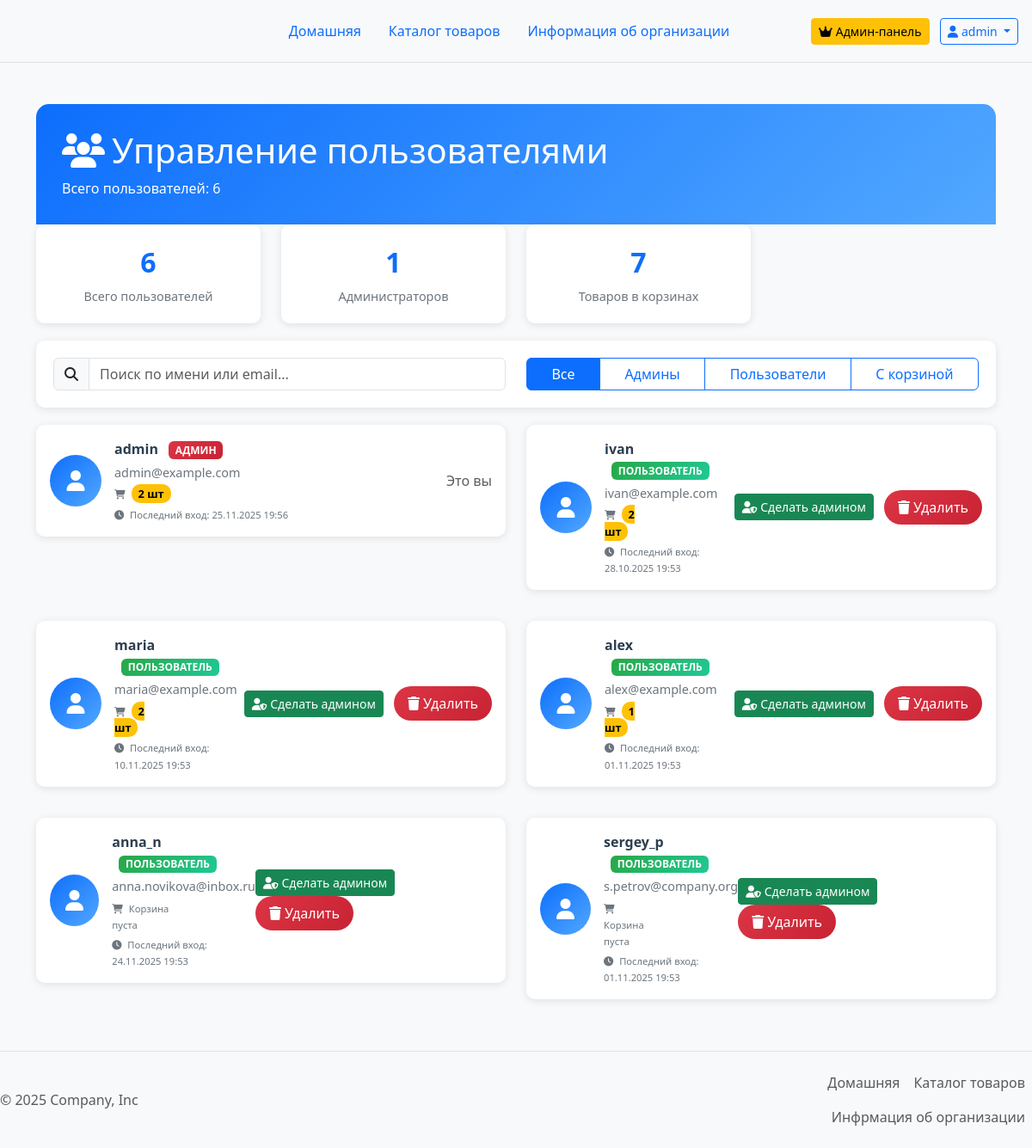
The app's page /admin/users (signed in) with its own data.
### models.py (models this page shows, shortened)
class User(UserMixin, db.Model):
    __tablename__ = 'user'
    id=db.Column(db.Integer(), primary_key=True)
    name = db.Column(db.String(100),default='')
    email = db.Column(db.String(100), nullable=False, unique=True)
    username=db.Column(db.String(50), nullable=False, unique=True)
    password_hash=db.Column(db.String(200), nullable=False, unique=True)
    is_admin = db.Column(db.Boolean, default=False)
    created_at = db.Column(db.DateTime, default=datetime.now)
    last_seen = db.Column(db.DateTime, default=datetime.now)
    google_id = db.Column(db.String(100), unique=True)
    cart_items=db.relationship('CartItem',backref='user',lazy=True,cascade='all,delete-orphan')

### app.py (the view)
@app.route('/admin/users')
@admin_required
def admin_users():
    users=User.query.all()
    total_cart_items=CartItem.query.count()
    total_users=User.query.count()
    admin_users=User.query.filter_by(is_admin=True).count()
    return render_template('admin/users.html',
                           users=users,
                           total_cart_items=total_cart_items,
                           total_users=total_users,
                           admin_users=admin_users)

### app.py (called while the page is built)
@login_manager.user_loader
def load_user(user_id):
    return User.query.get(int(user_id))

@app.before_request
def before_request():
    if current_user.is_authenticated:
        current_user.last_seen = datetime.now()
        db.session.commit()

def admin_required(f):
    from functools import wraps
    @wraps(f)
    def decorated_function(*args, **kwargs):
        if not current_user.is_authenticated or not current_user.is_admin:
            flash('Требуются права администратора','warning')
            return redirect(url_for('index'))
        return f(*args,**kwargs)
    return decorated_function

@app.context_processor
def utility_processor():
    return dict(time_ago=time_ago)

### templates/admin/users.html (shortened to what this page needs)
{% extends "base.html" %}
{% block link %}
<link rel="stylesheet" href="{{ url_for('static', filename='CSS/users.css') }} ">
{% endblock %}
{% block content %}
    <div class="container py-4">
        <div class="admin-container">
            <div class="users-header" style="background: linear-gradient(135deg, #0d6efd 0%, #52a8ff 100%)">
                <div class="row align-items-center">
                    <div class="col-md-8" >
                        <h1 class="mb-2" >
                            <i class="fas fa-users me-2"></i>Управление пользователями
                        </h1>
                        <p class="mb-0">Всего пользователей: {{ users|length }}</p>
                    </div>
                </div>
            </div>
            <div class="row mt-0">
                <div class="col-md-3">
                    <div class="stats-card">
                        <div class="stats-number" style="color:#0d6efd;">{{ total_users }}</div>
                        <div class="stats-label">Всего пользователей</div>
                    </div>
                </div>
                <div class="col-md-3">
                    <div class="stats-card">
                        <div class="stats-number" style="color:#0d6efd;">{{ admin_users }}</div>
                        <div class="stats-label">Администраторов</div>
                    </div>
                </div>
                <div class="col-md-3">
                    <div class="stats-card">
                        <div class="stats-number" style="color:#0d6efd;">{{ total_cart_items }}</div>
                        <div class="stats-label">Товаров в корзинах</div>
                    </div>
                </div>
            </div>
            <div class="search-box">
                <div class="row">
                    <div class="col-md-6">
                        <div class="input-group">
                            <span class="input-group-text">
                                <i class="fas fa-search"></i>
                            </span>
                            <input type="text" class="form-control" placeholder="Поиск по имени или email..." id="searchInput">
                        </div>
                    </div>
                    <div class="col-md-6">
                        <div class="btn-group w-100">
                            <button class="btn btn-outline-primary active" data-filter="all">Все</button>
                            <button class="btn btn-outline-primary" data-filter="admin">Админы</button>
                            <button class="btn btn-outline-primary" data-filter="user">Пользователи</button>
                            <button class="btn btn-outline-primary" data-filter="with-cart">С корзиной</button>
                        </div>
                    </div>
                </div>
            </div>
            <div id="usersList">
                {% if users %}
                <div class="row">
                    {% for user in users %}
                    <div class="col-lg-6 mb-3 user-item"
                         data-user-type="{{ 'admin' if user.is_admin else 'user' }}"
                         data-has-cart="{{ 'true' if user.cart_items else 'false' }}"
                         data-search="{{ user.username.lower() }} {{ user.email.lower() }}">
                        <div class="user-card">
                            <div class="p-3">
                                <div class="d-flex align-items-center">
                                    <div class="user-avatar">
                                        <i class="fas fa-user"></i>
                                    </div>
                                    <div class="user-info">
                                        <div class="user-name">
                                            {{ user.username|truncate(12, true, '...') }}
                                            {% if user.is_admin %}
                                            <span class="badge badge-admin ms-2">АДМИН</span>
                                            {% else %}
                                            <span class="badge badge-user ms-2">ПОЛЬЗОВАТЕЛЬ</span>
                                            {% endif %}
                                        </div>
                                        <div class="user-email">{{ user.email }}</div>
                                        <div class="user-meta">
                                            <div class="row">
                                                <div class="col-6">
                                                    <small>
                                                        <i class="fas fa-shopping-cart me-1"></i>
                                                        {% if user.cart_items %}
                                                        <span class="cart-items-count">{{ user.cart_items|length }} шт</span>
                                                        {% else %}
                                                        Корзина пуста
                                                        {% endif %}
                                                    </small>
                                                </div>
                                            </div>
                                            {% if user.last_seen %}
                                            <div class="mt-1">
                                                <small>
                                                    <i class="fas fa-clock me-1"></i>
                                                    Последний вход: {{ user.last_seen.strftime('%d.%m.%Y %H:%M') }}
                                                </small>
                                            </div>
                                            {% endif %}
                                        </div>
                                    </div>
                                    <div class="user-actions">
                                        {% if user.id != current_user.id %}
                                        {% if user.is_admin %}
                                        <button class="btn btn-warning btn-sm me-2"
                                                onclick="removeAdmin({{ user.id }})"
                                                id="admin-btn-{{ user.id }}"
                                                title="Снять права администратора">
                                            <i class="fas fa-user-times me-1"></i>Снять админа
                                        </button>
                                        {% else %}
                                        <button class="btn btn-success btn-sm me-2"
                                                onclick="makeAdmin({{ user.id }})"
                                                id="admin-btn1-{{ user.id }}"
                                                title="Назначить администратором">
                                            <i class="fas fa-user-shield me-1"></i>Сделать админом
                                        </button>
                                        {% endif %}
                                        <button class="btn btn-delete"
                                                data-bs-toggle="modal"
                                                data-bs-target="#deleteModal"
                                                style="color:white;"
                                                data-user-id="{{ user.id }}"
                                                data-user-name="{{ user.username }}">
                                            <i class="fas fa-trash me-1"></i>Удалить
                                        </button>
                                        {% else %}
                                        <span class="text-muted">Это вы</span>
                                        {% endif %}
                                    </div>
                                </div>
                            </div>
                        </div>
                    </div>
                    {% endfor %}
                </div>
                {% endif %}
            </div>
        </div>
    </div>
{% endblock %}

### templates/base.html (shortened to what this page needs)
<!DOCTYPE html>
<html lang="en">
<head>
    <link rel="stylesheet" href="{{ url_for('static', filename='CSS/bootstrap.min.css') }} ">
    <link rel="stylesheet" href="https://cdnjs.cloudflare.com/ajax/libs/font-awesome/6.4.0/css/all.min.css">
    {% block link %}{% endblock %}
</head>
<body>
<div class="container1">
    <header class="d-flex flex-wrap align-items-center justify-content-center justify-content-md-between py-3 mb-4 border-bottom">
        <div class="col-md-3 mb-2 mb-md-0"><a href="/"
                                              class="d-inline-flex link-body-emphasis text-decoration-none">
            <svg class="bi" width="40" height="32" role="img" aria-label="Bootstrap">
                <use xlink:href="#bootstrap"></use>
            </svg>
        </a></div>
        <ul class="nav nav-pills col-12 col-md-auto mb-2 justify-content-center mb-md-0">
            <li class="nav-item">
                <a href="/index"
                   class="nav-link {{ 'active' if request.endpoint == 'index' else '' }}">
                    Домашняя
                </a>
            </li>
            <li class="nav-item">
                <a href="/catalog"
                   class="nav-link {{ 'active' if request.endpoint and 'catalog' in request.endpoint else '' }}">
                    Каталог товаров
                </a>
            </li>
            <li class="nav-item">
                <a href="/info"
                   class="nav-link {{ 'active' if request.endpoint == 'info' else '' }}">
                    Информация об организации
                </a>
            </li>
        </ul>
        <div class="col-md-3 text-end me-3">
            {% if current_user.is_authenticated %}
            {% if current_user.is_admin %}
            <a class="btn btn-warning btn-sm me-2" href="{{ url_for('admin_dashboard') }}">
                <i class="fas fa-crown me-1"></i>Админ-панель
            </a>
            {% endif %}
            <div class="btn-group">
                <button type="button" class="btn btn-outline-primary btn-sm dropdown-toggle" data-bs-toggle="dropdown">
                    <i class="fas fa-user me-1"></i>{{ current_user.username }}
                </button>
            </div>
            {% endif %}
        </div>
    </header>
</div>
{% block content %}{% endblock %}
<div class="container1">
    <footer class="d-flex justify-content-between align-items-center py-3  border-top footer"><p
            class="col-md-4 mb-0 text-body-secondary">© 2025 Company, Inc</p> <a href="/"
                                                                                 class="col-md-4 d-flex align-items-center justify-content-center mb-3 mb-md-0 me-md-auto link-body-emphasis text-decoration-none"
                                                                                 aria-label="Bootstrap">
        <svg class="bi me-2" width="40" height="32" aria-hidden="true">
            <use xlink:href="#bootstrap"></use>
        </svg>
    </a>
        <ul class="nav col-md-4 justify-content-end">
            <li class="nav-item"><a href="/index" class="nav-link px-2 text-body-secondary">Домашняя</a></li>
            <li class="nav-item"><a href="/catalog" class="nav-link px-2 text-body-secondary">Каталог товаров</a></li>
            <li class="nav-item"><a href="/info" class="nav-link px-2 text-body-secondary">Инфрмация об организации</a>
            </li>
        </ul>
    </footer>
</div>
</body>
</html>

### static/CSS/users.css (style rules this page uses)
body { background-color: #f8f9fa; font-family: 'Segoe UI', Tahoma, Geneva, Verdana, sans-serif; }
.admin-container { max-width: 1400px; margin: 0 auto; }
.users-header { background: linear-gradient(135deg, #667eea 0%, #764ba2 100%); color: white; padding: 30px; border-radius: 15px 15px 0 0; margin-bottom: 0; }
.stats-card { background: white; border-radius: 10px; padding: 20px; box-shadow: 0 2px 10px rgba(0,0,0,0.1); margin-bottom: 20px; text-align: center; }
.stats-number { font-size: 2rem; font-weight: bold; color: #667eea; margin-bottom: 5px; }
.stats-label { color: #6c757d; font-size: 0.9rem; }
.user-card { background: white; border-radius: 10px; box-shadow: 0 2px 10px rgba(0,0,0,0.1); margin-bottom: 20px; transition: transform 0.2s ease; }
.user-avatar { width: 60px; height: 60px; border-radius: 50%; background: linear-gradient(135deg, #0d6efd 0%, #52a8ff 100%); display: flex; align-items: center; justify-content: center; color: white; font-size: 1.5rem; margin-right: 15px; }
.user-info { flex: 1; }
.user-name { font-weight: 600; color: #2c3e50; margin-bottom: 5px; }
.user-email { color: #6c757d; font-size: 0.9rem; margin-bottom: 5px; }
.user-meta { font-size: 0.8rem; color: #6c757d; }
.badge-admin { background: linear-gradient(135deg, #dc3545 0%, #c82333 100%); }
.badge-user { background: linear-gradient(135deg, #28a745 0%, #20c997 100%); }
.btn-delete { background: linear-gradient(135deg, #dc3545 0%, #c82333 100%); border: none; color: white; padding: 8px 16px; border-radius: 20px; font-weight: 500; transition: all 0.3s ease; }
.search-box { background: white; border-radius: 10px; padding: 20px; box-shadow: 0 2px 10px rgba(0,0,0,0.1); margin-bottom: 20px; }
.cart-items-count { background: #ffc107; color: #000; border-radius: 10px; padding: 2px 8px; font-size: 0.8rem; font-weight: 600; }

### records on screen
User: username "admin", is_admin "АДМИН", email "admin@example.com", cart_items|length "2", last_seen "25.11.2025 19:56", shows "Это вы"
User: username "ivan", is_admin "ПОЛЬЗОВАТЕЛЬ", email "ivan@example.com", cart_items|length "2", last_seen "28.10.2025 19:53"
User: username "maria", is_admin "ПОЛЬЗОВАТЕЛЬ", email "maria@example.com", cart_items|length "2", last_seen "10.11.2025 19:53"
User: username "alex", is_admin "ПОЛЬЗОВАТЕЛЬ", email "alex@example.com", cart_items|length "1", last_seen "01.11.2025 19:53"
User: username "anna_n", is_admin "ПОЛЬЗОВАТЕЛЬ", email "anna.novikova@inbox.ru", shows "Корзина пуста", last_seen "24.11.2025 19:53"
User: username "sergey_p", is_admin "ПОЛЬЗОВАТЕЛЬ", email "s.petrov@company.org", shows "Корзина пуста", last_seen "01.11.2025 19:53"

### other values on screen
{{ users|length }} "6"
{{ total_users }} "6"
{{ admin_users }} "1"
{{ total_cart_items }} "7"
